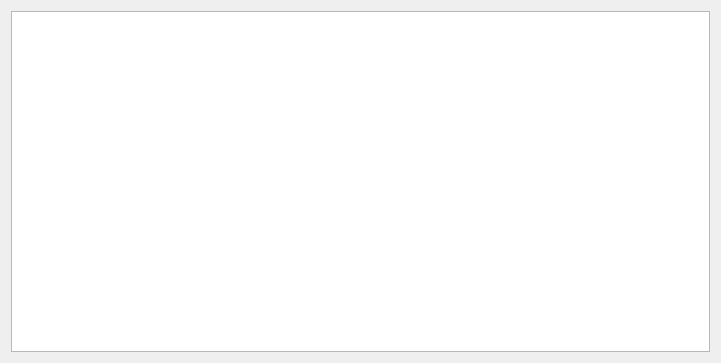
<?xml version="1.0" encoding="UTF-8"?>
<ui version="4.0">
 <class>Help</class>
 <widget class="QDialog" name="Help">
  <property name="geometry">
   <rect>
    <x>0</x>
    <y>0</y>
    <width>721</width>
    <height>363</height>
   </rect>
  </property>
  <property name="windowTitle">
   <string>Help</string>
  </property>
  <layout class="QGridLayout" name="gridLayout">
   <item row="0" column="0">
    <widget class="QTextBrowser" name="textBrowser"/>
   </item>
  </layout>
 </widget>
 <resources/>
 <connections/>
</ui>
